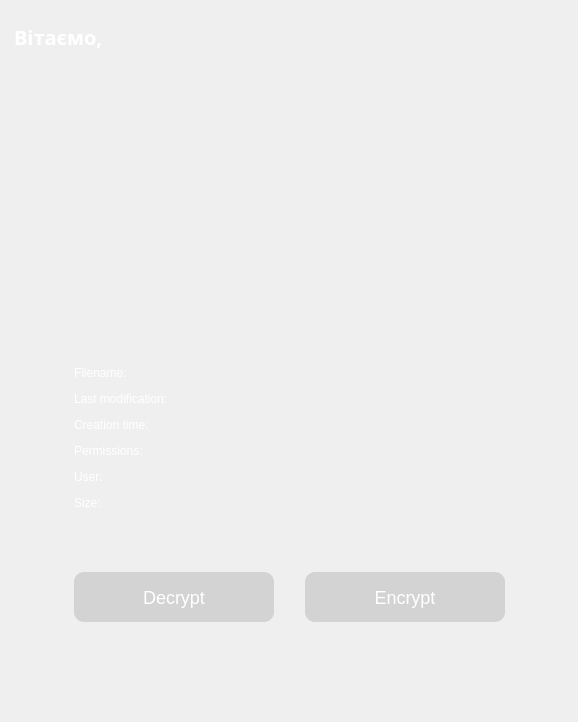
<?xml version="1.0" encoding="UTF-8"?>
<ui version="4.0">
 <class>File</class>
 <widget class="QDialog" name="File">
  <property name="geometry">
   <rect>
    <x>0</x>
    <y>0</y>
    <width>578</width>
    <height>720</height>
   </rect>
  </property>
  <property name="sizePolicy">
   <sizepolicy hsizetype="Fixed" vsizetype="Fixed">
    <horstretch>0</horstretch>
    <verstretch>0</verstretch>
   </sizepolicy>
  </property>
  <property name="windowTitle">
   <string>Dialog</string>
  </property>
  <property name="styleSheet">
   <string notr="true">font: 700 11pt &quot;Ubuntu Mono&quot;;
color: #00062b;
background-color: qradialgradient(cx:0.5, cy:0.4, radius: 0.5,
                fx:0.5, fy:0.5, stop:0 #00062b,stop:1 #0c004b);

</string>
  </property>
  <layout class="QVBoxLayout" name="verticalLayout">
   <item alignment="Qt::AlignHCenter|Qt::AlignVCenter">
    <widget class="QFrame" name="frame_3">
     <property name="minimumSize">
      <size>
       <width>550</width>
       <height>700</height>
      </size>
     </property>
     <property name="maximumSize">
      <size>
       <width>2048</width>
       <height>16777215</height>
      </size>
     </property>
     <property name="styleSheet">
      <string notr="true">QFrame {
	border: 0px;
	background: transparent;
}

QWidget {
	background: transparent;
}</string>
     </property>
     <property name="frameShape">
      <enum>QFrame::StyledPanel</enum>
     </property>
     <property name="frameShadow">
      <enum>QFrame::Raised</enum>
     </property>
     <widget class="QLabel" name="label_2">
      <property name="geometry">
       <rect>
        <x>0</x>
        <y>0</y>
        <width>541</width>
        <height>51</height>
       </rect>
      </property>
      <property name="font">
       <font>
        <family>Ubuntu Mono</family>
        <pointsize>-1</pointsize>
        <italic>false</italic>
        <bold>true</bold>
       </font>
      </property>
      <property name="styleSheet">
       <string notr="true">color: white;
font-size: 20px;
</string>
      </property>
      <property name="text">
       <string>Вітаємо, </string>
      </property>
     </widget>
     <widget class="QWidget" name="verticalLayoutWidget_2">
      <property name="geometry">
       <rect>
        <x>60</x>
        <y>90</y>
        <width>431</width>
        <height>521</height>
       </rect>
      </property>
      <layout class="QVBoxLayout" name="verticalLayout_3">
       <item alignment="Qt::AlignHCenter|Qt::AlignVCenter">
        <widget class="QLabel" name="fileImgLabel">
         <property name="minimumSize">
          <size>
           <width>256</width>
           <height>256</height>
          </size>
         </property>
         <property name="maximumSize">
          <size>
           <width>256</width>
           <height>256</height>
          </size>
         </property>
         <property name="styleSheet">
          <string notr="true">

</string>
         </property>
         <property name="text">
          <string/>
         </property>
        </widget>
       </item>
       <item>
        <layout class="QHBoxLayout" name="horizontalLayout_2">
         <property name="sizeConstraint">
          <enum>QLayout::SetFixedSize</enum>
         </property>
         <item>
          <widget class="QLabel" name="label_3">
           <property name="minimumSize">
            <size>
             <width>0</width>
             <height>20</height>
            </size>
           </property>
           <property name="maximumSize">
            <size>
             <width>100</width>
             <height>20</height>
            </size>
           </property>
           <property name="styleSheet">
            <string notr="true">color: white</string>
           </property>
           <property name="text">
            <string>Filename:</string>
           </property>
          </widget>
         </item>
         <item>
          <spacer name="horizontalSpacer_5">
           <property name="orientation">
            <enum>Qt::Horizontal</enum>
           </property>
           <property name="sizeHint" stdset="0">
            <size>
             <width>40</width>
             <height>20</height>
            </size>
           </property>
          </spacer>
         </item>
         <item>
          <widget class="QLabel" name="filenameLabel">
           <property name="minimumSize">
            <size>
             <width>200</width>
             <height>20</height>
            </size>
           </property>
           <property name="maximumSize">
            <size>
             <width>16777215</width>
             <height>20</height>
            </size>
           </property>
           <property name="styleSheet">
            <string notr="true">color: white;
</string>
           </property>
           <property name="text">
            <string/>
           </property>
          </widget>
         </item>
        </layout>
       </item>
       <item>
        <layout class="QHBoxLayout" name="horizontalLayout_5">
         <property name="sizeConstraint">
          <enum>QLayout::SetFixedSize</enum>
         </property>
         <item>
          <widget class="QLabel" name="label_6">
           <property name="minimumSize">
            <size>
             <width>150</width>
             <height>20</height>
            </size>
           </property>
           <property name="maximumSize">
            <size>
             <width>100</width>
             <height>20</height>
            </size>
           </property>
           <property name="styleSheet">
            <string notr="true">color: white</string>
           </property>
           <property name="text">
            <string>Last modification:</string>
           </property>
          </widget>
         </item>
         <item>
          <spacer name="horizontalSpacer_4">
           <property name="orientation">
            <enum>Qt::Horizontal</enum>
           </property>
           <property name="sizeHint" stdset="0">
            <size>
             <width>40</width>
             <height>20</height>
            </size>
           </property>
          </spacer>
         </item>
         <item>
          <widget class="QLabel" name="lastModLabel">
           <property name="minimumSize">
            <size>
             <width>200</width>
             <height>0</height>
            </size>
           </property>
           <property name="maximumSize">
            <size>
             <width>16777215</width>
             <height>20</height>
            </size>
           </property>
           <property name="styleSheet">
            <string notr="true">color: white;
</string>
           </property>
           <property name="text">
            <string/>
           </property>
          </widget>
         </item>
        </layout>
       </item>
       <item>
        <layout class="QHBoxLayout" name="horizontalLayout_6">
         <property name="sizeConstraint">
          <enum>QLayout::SetFixedSize</enum>
         </property>
         <item>
          <widget class="QLabel" name="label_7">
           <property name="minimumSize">
            <size>
             <width>150</width>
             <height>20</height>
            </size>
           </property>
           <property name="maximumSize">
            <size>
             <width>100</width>
             <height>20</height>
            </size>
           </property>
           <property name="styleSheet">
            <string notr="true">color: white</string>
           </property>
           <property name="text">
            <string>Creation time:</string>
           </property>
          </widget>
         </item>
         <item>
          <spacer name="horizontalSpacer_3">
           <property name="orientation">
            <enum>Qt::Horizontal</enum>
           </property>
           <property name="sizeHint" stdset="0">
            <size>
             <width>40</width>
             <height>20</height>
            </size>
           </property>
          </spacer>
         </item>
         <item>
          <widget class="QLabel" name="creationLabel">
           <property name="minimumSize">
            <size>
             <width>200</width>
             <height>20</height>
            </size>
           </property>
           <property name="maximumSize">
            <size>
             <width>16777215</width>
             <height>20</height>
            </size>
           </property>
           <property name="styleSheet">
            <string notr="true">color: white;
</string>
           </property>
           <property name="text">
            <string/>
           </property>
          </widget>
         </item>
        </layout>
       </item>
       <item>
        <layout class="QHBoxLayout" name="horizontalLayout_7">
         <property name="sizeConstraint">
          <enum>QLayout::SetFixedSize</enum>
         </property>
         <item>
          <widget class="QLabel" name="label_8">
           <property name="minimumSize">
            <size>
             <width>0</width>
             <height>20</height>
            </size>
           </property>
           <property name="maximumSize">
            <size>
             <width>100</width>
             <height>20</height>
            </size>
           </property>
           <property name="styleSheet">
            <string notr="true">color: white</string>
           </property>
           <property name="text">
            <string>Permissions:</string>
           </property>
          </widget>
         </item>
         <item>
          <spacer name="horizontalSpacer_2">
           <property name="orientation">
            <enum>Qt::Horizontal</enum>
           </property>
           <property name="sizeHint" stdset="0">
            <size>
             <width>40</width>
             <height>20</height>
            </size>
           </property>
          </spacer>
         </item>
         <item>
          <widget class="QLabel" name="permLabel">
           <property name="minimumSize">
            <size>
             <width>200</width>
             <height>20</height>
            </size>
           </property>
           <property name="maximumSize">
            <size>
             <width>200</width>
             <height>20</height>
            </size>
           </property>
           <property name="styleSheet">
            <string notr="true">color: white;
</string>
           </property>
           <property name="text">
            <string/>
           </property>
          </widget>
         </item>
        </layout>
       </item>
       <item>
        <layout class="QHBoxLayout" name="horizontalLayout_3">
         <property name="sizeConstraint">
          <enum>QLayout::SetFixedSize</enum>
         </property>
         <item>
          <widget class="QLabel" name="label_4">
           <property name="minimumSize">
            <size>
             <width>0</width>
             <height>20</height>
            </size>
           </property>
           <property name="maximumSize">
            <size>
             <width>100</width>
             <height>20</height>
            </size>
           </property>
           <property name="styleSheet">
            <string notr="true">color: white</string>
           </property>
           <property name="text">
            <string>User:</string>
           </property>
          </widget>
         </item>
         <item>
          <spacer name="horizontalSpacer_6">
           <property name="orientation">
            <enum>Qt::Horizontal</enum>
           </property>
           <property name="sizeHint" stdset="0">
            <size>
             <width>40</width>
             <height>20</height>
            </size>
           </property>
          </spacer>
         </item>
         <item>
          <widget class="QLabel" name="userLabel">
           <property name="minimumSize">
            <size>
             <width>200</width>
             <height>20</height>
            </size>
           </property>
           <property name="maximumSize">
            <size>
             <width>16777215</width>
             <height>20</height>
            </size>
           </property>
           <property name="styleSheet">
            <string notr="true">color: white;
</string>
           </property>
           <property name="text">
            <string/>
           </property>
          </widget>
         </item>
        </layout>
       </item>
       <item>
        <layout class="QHBoxLayout" name="horizontalLayout_4">
         <property name="sizeConstraint">
          <enum>QLayout::SetFixedSize</enum>
         </property>
         <item>
          <widget class="QLabel" name="label_5">
           <property name="minimumSize">
            <size>
             <width>0</width>
             <height>20</height>
            </size>
           </property>
           <property name="maximumSize">
            <size>
             <width>100</width>
             <height>20</height>
            </size>
           </property>
           <property name="styleSheet">
            <string notr="true">color: white</string>
           </property>
           <property name="text">
            <string>Size:</string>
           </property>
          </widget>
         </item>
         <item>
          <spacer name="horizontalSpacer_7">
           <property name="orientation">
            <enum>Qt::Horizontal</enum>
           </property>
           <property name="sizeHint" stdset="0">
            <size>
             <width>40</width>
             <height>20</height>
            </size>
           </property>
          </spacer>
         </item>
         <item>
          <widget class="QLabel" name="sizeLabel">
           <property name="minimumSize">
            <size>
             <width>200</width>
             <height>20</height>
            </size>
           </property>
           <property name="maximumSize">
            <size>
             <width>16777215</width>
             <height>20</height>
            </size>
           </property>
           <property name="styleSheet">
            <string notr="true">color: white;
</string>
           </property>
           <property name="text">
            <string/>
           </property>
          </widget>
         </item>
        </layout>
       </item>
       <item>
        <spacer name="verticalSpacer_2">
         <property name="orientation">
          <enum>Qt::Vertical</enum>
         </property>
         <property name="sizeHint" stdset="0">
          <size>
           <width>20</width>
           <height>40</height>
          </size>
         </property>
        </spacer>
       </item>
       <item>
        <layout class="QHBoxLayout" name="horizontalLayout">
         <property name="sizeConstraint">
          <enum>QLayout::SetMinimumSize</enum>
         </property>
         <item>
          <widget class="QPushButton" name="decryptButton">
           <property name="minimumSize">
            <size>
             <width>200</width>
             <height>50</height>
            </size>
           </property>
           <property name="styleSheet">
            <string notr="true">QPushButton {
    color: white;
    background-color: rgba(0, 0, 0, 30);
    border: none;
    border-radius: 10px;
    font-size: 18px;
}

QPushButton:hover {
    background-color: rgba(0, 0, 0, 45);
}</string>
           </property>
           <property name="text">
            <string>Decrypt</string>
           </property>
          </widget>
         </item>
         <item>
          <spacer name="horizontalSpacer">
           <property name="orientation">
            <enum>Qt::Horizontal</enum>
           </property>
           <property name="sizeHint" stdset="0">
            <size>
             <width>40</width>
             <height>20</height>
            </size>
           </property>
          </spacer>
         </item>
         <item>
          <widget class="QPushButton" name="encryptButton">
           <property name="minimumSize">
            <size>
             <width>200</width>
             <height>50</height>
            </size>
           </property>
           <property name="styleSheet">
            <string notr="true">QPushButton {
    color: white;
    background-color: rgba(0, 0, 0, 30);
    border: none;
    border-radius: 10px;
    font-size: 18px;
}

QPushButton:hover {
    background-color: rgba(0, 0, 0, 45);
}</string>
           </property>
           <property name="text">
            <string>Encrypt</string>
           </property>
          </widget>
         </item>
        </layout>
       </item>
      </layout>
     </widget>
    </widget>
   </item>
  </layout>
 </widget>
 <resources/>
 <connections/>
</ui>
